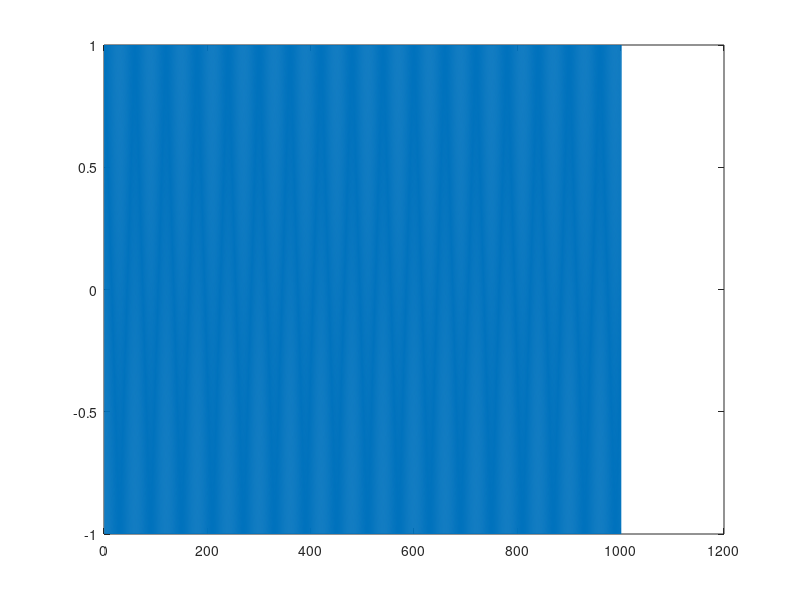

This figure's MATLAB source: (Note: this script raises an error after producing the figure.)


fc = 24e9; % 24 Ghz Wave
c = 3e8;   %Speed of light
lambda = c/fc;  %wavelength

%%
% The sweep time can be computed based on the time needed for the signal to
% travel the unambiguous maximum range. In general, for an FMCW radar
% system, the sweep time should be at least 5 to 6 times the round trip
% time. This example uses a factor of 5.5.

range_max = 4;
%tm = 5*range2time(range_max,c);
tm = 0.00001; %Use sweep of 1ms
%%
% The sweep bandwidth can be determined according to the range resolution
% and the sweep slope is calculated using both sweep bandwidth and sweep
% time.


smshop = 10%samples per hop 
BW = 2e9
Fc = 1e7
fs  = BW*2;

FreqSteps = BW/Fc
L = length(linspace(0,smshop/Fc,1001));
wave = zeros(L,FreqSteps);
figure(1)
for steps = 1:FreqSteps
   t = [0:1:1000];
   I  = cos(((2*pi*(Fc*steps/(2*BW)*t))));
   Q  = sin(((2*pi*(Fc*steps/(2*BW)*t))));
   Z  = I - 1i*Q;
   %wave = vertcat(wave,Z');
   wave(:,steps) = Z';
   %plot(I)
   %Frq = Fc*steps;
   steps
   plot(real(wave(:,steps)));
end
t = [0:1:1000];
%I  = cos(((2*pi*(Fc*steps/(2*BW)*t))));
%plot(t*1/BW*1000,I);

%wind  = hann(length(wave))';
%wave = wave.*wind';
%spectrogram(wave,32,16,32,2e3,'yaxis');
%plot(real(wave))

%plot(t,I)
%hold on
%plot(t,Q)



sig = wave;


%% Target Model
% The target of an ACC radar is usually a car in front of it. This example
% assumes the target car is moving 50 m ahead of the car with the
% radar, at a speed of 96 km/h along the x-axis. 
%
% The radar cross section of a car, according to [1], can be computed based
% on the distance between the radar and the target car.

car_dist = 2;
car_rcs = db2pow(min(10*log10(car_dist)+5,20));

cartarget = phased.RadarTarget('Model','Nonfluctuating','MeanRCS',car_rcs,'PropagationSpeed',c,...
    'OperatingFrequency',fc);

%cartarget = phased.RadarTarget('Model','Swerling2','MeanRCS',car_rcs,'PropagationSpeed',c,...
%   'OperatingFrequency',fc);

carmotion = phased.Platform('InitialPosition',[car_dist;0;0.0]);

%%
% The propagation model is assumed to be free space.

channel = phased.FreeSpace('PropagationSpeed',c,...
    'OperatingFrequency',fc,'SampleRate',fs,'TwoWayPropagation',true);

%% Radar System Setup
% The rest of the radar system includes the transmitter, the receiver, and
% the antenna. This example uses the parameters presented in [1]. Note that
% this example models only main components and omits the effect from other
% components, such as coupler and mixer. In addition, for the sake of
% simplicity, the antenna is assumed to be isotropic and the gain of the
% antenna is included in the transmitter and the receiver.

ant_aperture = 6.06e-4;                         % in square meter
ant_gain = aperture2gain(ant_aperture,lambda);  % in dB

tx_ppower = db2pow(1)*1e-3;                     % in watts
tx_gain = 9+ant_gain;                           % in dB

rx_gain = 15+ant_gain;                          % in dB
rx_nf = 4.5;                                    % in dB



transmitter = phased.Transmitter('PeakPower',tx_ppower,'Gain',tx_gain);
receiver = phased.ReceiverPreamp('Gain',rx_gain,'NoiseFigure',rx_nf,...
    'SampleRate',fs);


radarmotion = phased.Platform('InitialPosition',[0;0;0]);


%rng(2012);
Nsweep = 4;
%xr = complex(zeros(waveform.SampleRate*waveform.SweepTime,Nsweep));

for m = 1:Nsweep

    dechirp_Data = [];
    dechirp_Data2 = [];

    for step_hop = 1:steps
        
    sig =  wave(:,step_hop);
    txsig = transmitter(sig);
    
    % Propagate the signal and reflect off the target
    tgt_pos = [20;0;0];% x y z position
    [radar_pos,radar_vel] = radarmotion(1);
    txsig = channel(txsig,radar_pos,tgt_pos,radar_vel,radar_vel);
 
    txsig = cartarget(txsig); %step(H,X,UPDATE)
    
    %Dechirp the received radar return
    txsig = receiver(txsig);    
    

    dechirpsig       = dechirp(txsig,sig);
   % plot(real(dechirpsig))
    dechirp_Data     = vertcat(dechirp_Data,dechirpsig(600:1000)); %BRKPNT
    dechirp_Data2(:,step_hop) = dechirpsig;
    
    figure(12)
    hold on
    plot(real(dechirp_Data))
    
    figure(2)
    hold on
    plot(real(txsig));
    plot(real(sig));
    figure(1)
    hold on
    plot(real(dechirpsig));
    I_avg(step_hop)= mean(real(dechirpsig(600:1000)));
    Q_avg(step_hop)= mean(imag(dechirpsig(600:1000)));
    step_hop
    end
    figure(13)
    plot(I_avg)
    hold on
    plot(Q_avg)
    
    %dechirpsig = decimate(dechirpsig,10000);
    %FFT
    dechirp_Data = I_avg + 1i*Q_avg ;
    plot(real(dechirp_Data))
    Fs = fs;              % Sampling frequency
    T = 1/Fs;             % Sampling period
    L = length(dechirp_Data);             % Length of signal
    t = (0:L-1)*T;        % Time vector
    window = hann(L)';
    Y = ifft(dechirp_Data.*window);
    f = Fs*(0:(L/2))/L;
    P2 = abs(Y/L);
    P1 = P2(1:L/2+1);
    P1(2:end-1) = 2*P1(2:end-1);

    
    %rng = c*f/sweep_slope/2; %  RANGE PLOT IN M 
    figure(3)
    hold on
    %axis([0 6 -120 10])
    plot(f,mag2db(P1))
    title('Range Power Plot')
    xlabel('Range (m)')
    ylabel('|P1 db(m)|')
    rng = c*f/sweep_slope/2; %  beat2range(f,sweep_slope,c)
     
    % Visualize the spectrum
    %specanalyzer([txsig dechirpsig]);
    
    %xr(:,m) = dechirpsig;
    
%Est Range
[y,x] = max(mag2db(P1)) % find peak FFT point
rng(x) % map to range array

figure(5)
hold on
[Pyy,F] = periodogram(dechirpsig,[],2048,Fs,'centered');
%plot(F/1000,10*log10(Pyy));
xlabel('Frequency (kHz)');
ylabel('Power/Frequency (dB/Hz)');
title('Periodogram Power Spectral Density Estimate After Dechirping');
end
    figure(20)
    hold on
    sinewave = []
    for step_hop = 1:steps
    sinewave = vertcat(sinewave,wave(:,step_hop));
    end
    spectrogram(sinewave,32,16,32,fs,'yaxis');
    
    
%% END EDS CODE %%

  sig =  wave(:,1);
  Fs = fs;              % Sampling frequency
     T = 1/Fs;             % Sampling period
    L = length(sig);             % Length of signal
    t = (0:L-1)*T;        % Time vector
    window = hann(L);
    Y = ifft(sig);
    f = Fs*(0:(L/2))/L;
    P2 = abs(Y/L);
    P1 = P2(1:L/2+1);
    P1(2:end-1) = 2*P1(2:end-1);

    
    %rng = c*f/sweep_slope/2; %  RANGE PLOT IN M 
    figure(3)
    hold on
    %axis([0 6 -120 10])
    plot(f,mag2db(P1))
    title('Range Power Plot')
    xlabel('Range (m)')
    ylabel('|P1 db(m)|')


